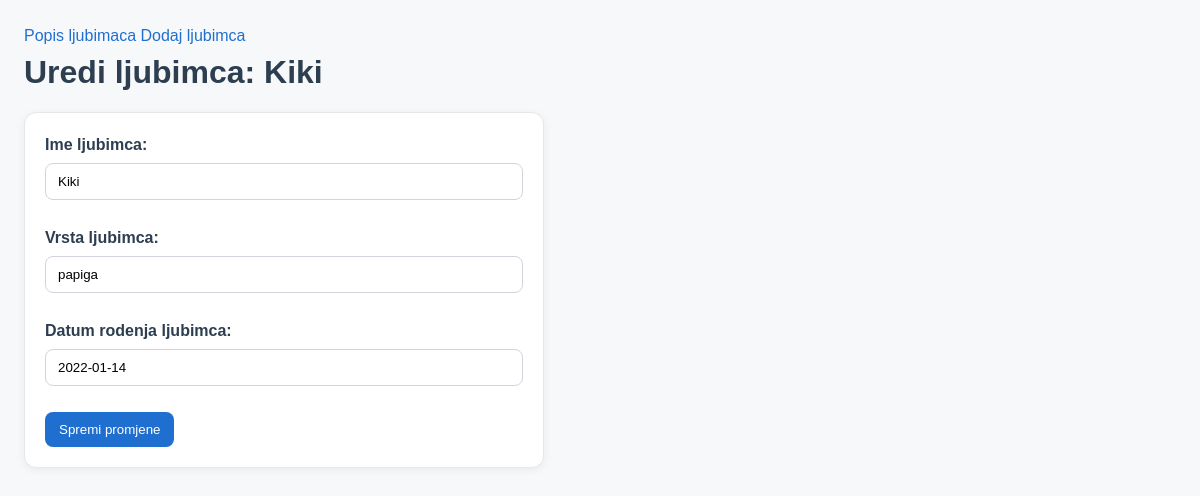
Screenshot of /4/uredi/ with the database file from the repository.
### ljubimci/models.py (models this page shows, shortened)
class Ljubimac(models.Model):
    ime_ljubimca = models.CharField(max_length=100)
    vrsta_ljubimca = models.CharField(max_length=100)
    datum_rodenja_ljubimca = models.DateField()

### ljubimci/views.py (the view, shortened to what this page needs)
# urls.py: path("<int:pk>/uredi/", UrediLjubimca.as_view(), name="uredi_ljubimca"),
class UrediLjubimca(UpdateView):
    model = Ljubimac
    form_class = LjubimacForm
    template_name = "ljubimci/uredi_ljubimca.html"

### ljubimci/forms.py
class LjubimacForm(forms.ModelForm):
    class Meta:
        model = Ljubimac
        fields = ["ime_ljubimca", "vrsta_ljubimca", "datum_rodenja_ljubimca"]

### ljubimci/templates/ljubimci/uredi_ljubimca.html (shortened to what this page needs)
{% extends "ljubimci/base.html" %}
{% block content %}
<h1>Uredi ljubimca: {{ ljubimac.ime_ljubimca }}</h1>
<form method="post">
    {{ form.as_p }}
    <button type="submit">Spremi promjene</button>
</form>
{% endblock %}

### ljubimci/static/style.css (style rules this page uses)
* { box-sizing: border-box; }
html, body { margin: 0; padding: 0; }
body { font-family: Arial, sans-serif; background: #f7f8fa; color: #2c3e50; line-height: 1.5; padding: 24px; }
h1, h2, h3 { color: #2c3e50; margin: 0 0 16px; }
p { margin: 0 0 12px; }
.button, button, input[type="submit"] { display: inline-block; padding: 10px 14px; border-radius: 8px; border: 0; background: #1f6fd1; color: #fff; cursor: pointer; text-decoration: none; }
form { background: #fff; border: 1px solid #e5e7eb; border-radius: 12px; padding: 20px; max-width: 520px; box-shadow: 0 2px 8px rgba(15, 23, 42, 0.06); }
label { display: block; font-weight: 600; margin-bottom: 6px; }
input[type="text"], input[type="number"], input[type="date"], input[type="time"], select, textarea { width: 100%; padding: 10px 12px; border: 1px solid #d1d5db; border-radius: 8px; outline: none; margin-bottom: 14px; background: #fff; }

### rows the page displays
Ljubimac: ime_ljubimca "Kiki", vrsta_ljubimca "papiga", datum_rodenja_ljubimca "2022-01-14"
